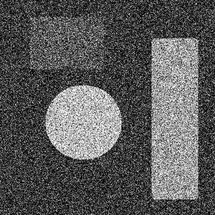
%> input picture noise.bmp, 215 x 215 px, shrunk from 512 x 512 before the run
$ octave filters.m   (GNU Octave 9; MATLAB toolbox functions it lacks are replaced by stand-ins)
%> lines starting %> are read from the running program, lines starting %| are printed output that depends on the picture; in (x1, y1, x2, y2) boxes, pixels count from 0 and x2, y2 are one past the last pixel; in counts of white or black regions, pixels touching at a corner belong together; the program's own positions count from 1
clear all;

K = imread('noise.bmp');
%> K is the input picture: size 215x215x3 uint8; min 0, max 255, mean 90.4
Kd = double(K);
figure;
imshow(uint8(Kd));
rows3 = size(Kd,1);
%> rows3 = 215
columns3 = size(Kd,2);
%> columns3 = 215

Kd1 = zeros(rows3,columns3);
for ii = 2 : (rows3 - 1)
    for jj = 2 : (columns3 - 1)
        Kd1(ii,jj) = (Kd(ii-1,jj-1)+Kd(ii-1,jj)+Kd(ii-1,jj+1)+Kd(ii,jj-1)+Kd(ii,jj)+Kd(ii,jj+1)+Kd(ii+1,jj-1)+Kd(ii+1,jj)+Kd(ii+1,jj+1))/9;
    end
end
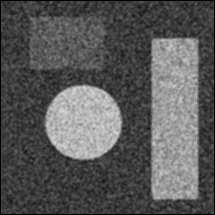
%> Kd1: size 215x215 double; min 0, max 224.4, mean 89.3
figure;
imshow(uint8(Kd1));

Kd2 = zeros(rows3,columns3);
tempK = zeros(1,9);

for ii = 2 : (rows3 - 1)
    for jj = 2 : (columns3 - 1)
        tempK = Kd(((ii-1):(ii+1)),((jj-1):(jj+1)));
        A = sort(tempK(:));
        Kd2(ii,jj) = A(5,1);
    end
end
figure;
imshow(uint8(Kd2));

L = imread('Ph3_3a.tif');
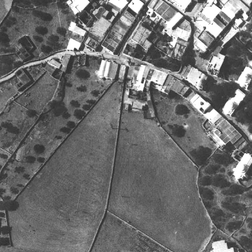
%> input picture Ph3_3a.tif, 252 x 252 px, shrunk from 600 x 600 before the run
%> L is the input picture: size 252x252 uint8; min 37, max 255, mean 111
Ld = double(L);
figure;
imshow(uint8(Ld));
rowsL = size(Ld,1);
%> rowsL = 252
columnsL = size(Ld,2);
%> columnsL = 252

Ld1 = zeros(rowsL,columnsL);
for ii = 3 : (rowsL - 2)
    for jj = 3 : (columnsL - 2)
        Ld1(ii,jj) = (Ld(ii-2,jj-2)+4*Ld(ii-2,jj-1)+6*Ld(ii-2,jj)+4*Ld(ii-2,jj+1)+Ld(ii-2,jj+2)+4*Ld(ii-1,jj-2)+16*Ld(ii-1,jj-1)+24*Ld(ii-1,jj)+16*Ld(ii-1,jj+1)+4*Ld(ii-1,jj+2)+6*Ld(ii,jj-2)+24*Ld(ii,jj-1)+36*Ld(ii,jj)+24*Ld(ii,jj+1)+6*Ld(ii,jj+2)+4*Ld(ii+1,jj-2)+16*Ld(ii+1,jj-1)+24*Ld(ii+1,jj)+16*Ld(ii+1,jj+1)+4*Ld(ii+1,jj+2)+Ld(ii+2,jj-2)+4*Ld(ii+2,jj-1)+6*Ld(ii+2,jj)+4*Ld(ii+2,jj+1)+Ld(ii+2,jj+2))/256;
    end
end
figure;
imshow(uint8(Ld1));

Ld2 = Ld - Ld1;
imshow(uint8(Ld2));

M = imread('Ph3_3b.tif');
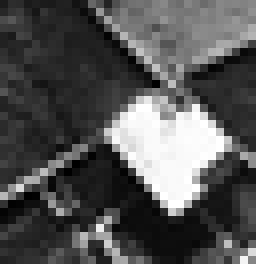
%> input picture Ph3_3b.tif, 32 x 33 px, shrunk from 76 x 78 before the run (shown 8 times larger)
%> M is the input picture: size 33x32 uint8; min 0, max 255, mean 83
Md = double(M);
figure;
imshow(uint8(Md));
rowsM = size(Md,1);
%> rowsM = 33
columnsM = size(Md,2);
%> columnsM = 32
for ii = 1 : rowsM
    for jj = 1 : columnsM
        if Md(ii,jj)<197
            Md(ii,jj) = 0;
        else
            Md(ii,jj) = 255;
        end
    end
end
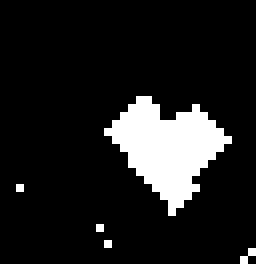
%> Md: size 33x32 double (shown 8 times larger); 11.8% white; 5 white regions (4 under 20 px), largest, box (x1, y1, x2, y2) and area: (13, 12, 29, 27) 120

figure;
imshow(uint8(Md));

Md1 = zeros(rowsM,columnsM);
tempM = zeros(1,9);
for ii = 2 : (rowsM - 1)
    for jj = 2 : (columnsM - 1)
        tempM = Md(((ii-1):(ii+1)),((jj-1):(jj+1)));
        B = sort(tempM(:));
        Md1(ii,jj) = B(1,1);
    end
end
%> Md1: size 33x32 double; 5.8% white; 1 white region, box (x1, y1, x2, y2) and area: (15, 14, 27, 24) 61
figure;
imshow(uint8(Md1));

Md2 = zeros(rowsM,columnsM);
tempM = zeros(1,9);
for ii = 2 : (rowsM - 1)
    for jj = 2 : (columnsM - 1)
        tempM = Md1(((ii-1):(ii+1)),((jj-1):(jj+1)));
        B = sort(tempM(:));
        Md2(ii,jj) = B(9,1);
    end
end
%> Md2: size 33x32 double; 10.5% white; 1 white region, box (x1, y1, x2, y2) and area: (14, 13, 28, 25) 111
figure;
imshow(uint8(Md2));

Md3 = Md - Md1;
%> Md3: size 33x32 double; 6.1% white in thin lines or dots, all inside (x1, y1, x2, y2) = (2, 12, 32, 33)
figure;
imshow(uint8(Md3));

N = imread('Ph3_3c.tif');
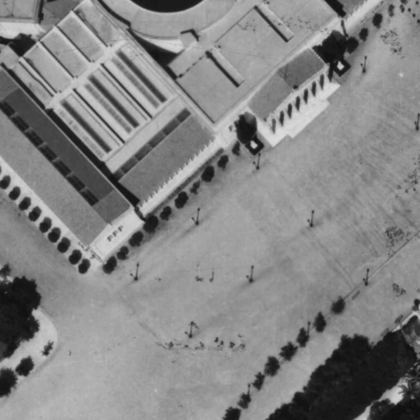
%> input picture Ph3_3c.tif, 420 x 420 px, shrunk from 1000 x 1000 before the run
%> N is the input picture: size 420x420 uint8; min 14, max 220, mean 132.6
Nd = double(N);
figure;
imshow(uint8(Nd));
rowsN = size(Nd,1);
%> rowsN = 420
columnsN = size(Nd,2);
%> columnsN = 420

Nd1 = zeros(rowsN,columnsN);
for ii = 2 : (rowsN - 1)
    for jj = 2 : (columnsN - 1)
        Nd1(ii,jj) = abs(-1*Nd(ii-1,jj-1) -2*Nd(ii-1,jj) -1*Nd(ii-1,jj+1) +0*Nd(ii,jj-1) + 0*Nd(ii,jj) + 0*Nd(ii,jj+1) + Nd(ii+1,jj-1) + 2*Nd(ii+1,jj) + Nd(ii+1,jj+1));
    end
end
figure;
imshow(uint8(Nd1));

Nd2 = zeros(rowsN,columnsN);

for ii = 2 : (rowsN - 1)
    for jj = 2 : (columnsN - 1)
        Nd2(ii,jj) = abs(-1*Nd(ii-1,jj-1) + 0*Nd(ii-1,jj) + 1*Nd(ii-1,jj+1) -2*Nd(ii,jj-1) + 0*Nd(ii,jj) + 2*Nd(ii,jj+1) - 1*Nd(ii+1,jj-1) + 0*Nd(ii+1,jj) + Nd(ii+1,jj+1));
    end
end
figure;
imshow(uint8(Nd2));

Nd3 = Nd1 + Nd2;
figure;
imshow(uint8(Nd3));

Nd4 = Nd - Nd3;
figure;
imshow(uint8(Nd4));


O = imread('Ph3_3d.tif');
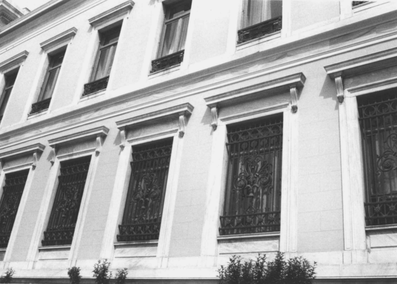
%> input picture Ph3_3d.tif, 397 x 284 px, shrunk from 945 x 675 before the run
%> O is the input picture: size 284x397 uint8; min 37, max 247, mean 167.3
Od = double(O);
figure;
imshow(uint8(Od));
rowsO = size(Od,1);
%> rowsO = 284
columnsO = size(Od,2);
%> columnsO = 397

Od1 = uint8(zeros(rowsO,columnsO));
for ii = 2 : (rowsO - 1)
    for jj = 2 : (columnsO - 1)
        Od1(ii,jj) = (0*Od(ii-1,jj-1) -1*Od(ii-1,jj) +0*Od(ii-1,jj+1) -1*Od(ii,jj-1) + 5*Od(ii,jj) - 1*Od(ii,jj+1) + 0*Od(ii+1,jj-1) - 1*Od(ii+1,jj) + 0*Od(ii+1,jj+1));
    end
end
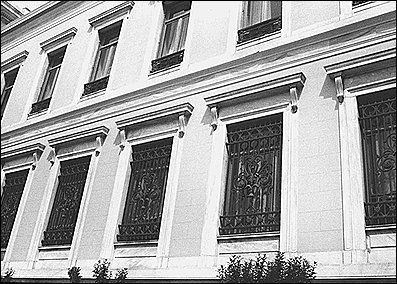
%> Od1: size 284x397 uint8; min 0, max 255, mean 163.5
figure;
imshow(uint8(Od1));

Od2 = uint8(zeros(rowsO,columnsO));
%> (the run ends here)
